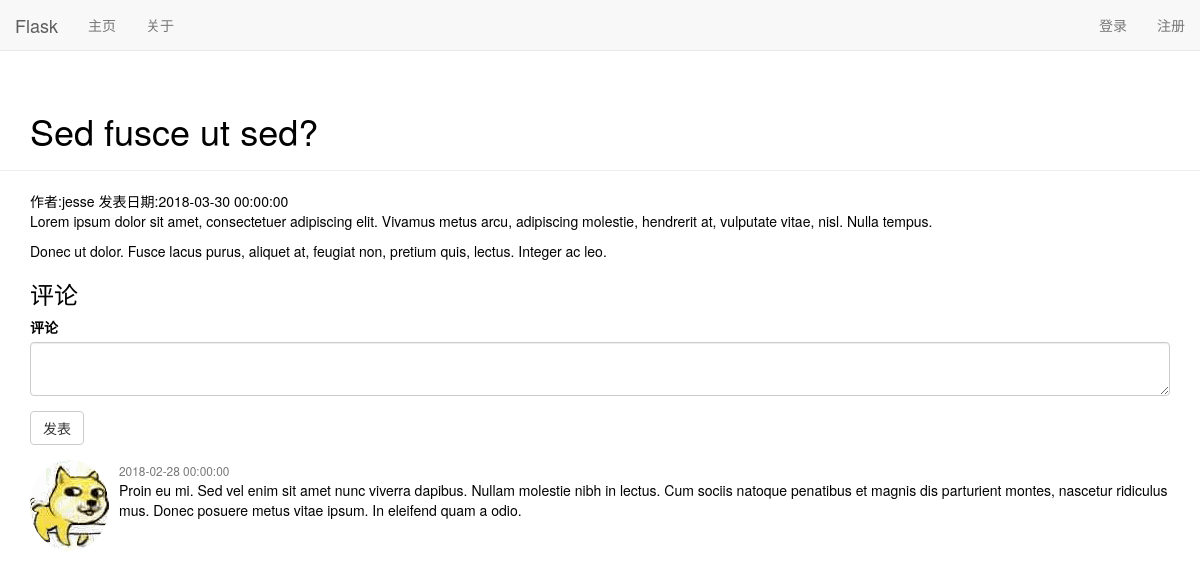
The app's page /post/130 with its own data.
### app/models.py (models this page shows, shortened)
class Post(db.Model):
    __tablename__ = 'posts'
    id = db.Column(db.Integer, primary_key=True)
    title = db.Column(db.String)
    body = db.Column(db.String)
    body_html = db.Column(db.String)
    created = db.Column(db.DateTime, index=True)
    comments = db.relationship('Comment', backref='post')
    author_id = db.Column(db.Integer, db.ForeignKey('users.id'))

class User(UserMixin, db.Model):
    __tablename__ = 'users'
    id = db.Column(db.Integer, primary_key=True)
    name = db.Column(db.String, nullable=True)
    password = db.Column(db.String, nullable=True)
    role_id = db.Column(db.Integer,db.ForeignKey('roles.id'))
    email = db.Column(db.String)
    posts = db.relationship('Post', backref='author')
    comments = db.relationship('Comment', backref='author')
    locale = db.Column(db.String, default='zh')

class Comment(db.Model):
    __tablename__ = 'comments'
    id = db.Column(db.Integer, primary_key=True)
    body = db.Column(db.String)
    created = db.Column(db.DateTime, index=True)
    post_id = db.Column(db.Integer, db.ForeignKey('posts.id'))
    author_id = db.Column(db.Integer, db.ForeignKey('users.id'))

### app/main/views.py (the view)
@main.route('/post/<int:id>', methods=['GET', 'POST'])
def post(id):
    post = Post.query.get_or_404(id)
    form = CommentForm()
    if form.validate_on_submit():
        comment = Comment(author=current_user,
                          body=form.body.data,
                          post=post)
        db.session.add(comment)
        db.session.commit()
    return render_template('posts/detail.html',
                           title=post.title,
                           form=form,
                           post=post)

### app/main/forms.py
class CommentForm(FlaskForm):
    body = PageDownField(label=u'评论', validators=[DataRequired()])
    submit = SubmitField(u'发表')

### app/__init__.py (called while the page is built)
def create_app():
    app = Flask(__name__)
    app.config.from_pyfile('config')
    app.config['SQLALCHEMY_DATABASE_URI'] = \
        'sqlite:///' + path.join(basedir, 'data.sqlite')
    app.config['SQLALCHEMY_COMMIT_ON_TEARDOWN'] = True
    db.init_app(app)
    bootstarp.init_app(app)
    login_manager.init_app(app)
    pagedown.init_app(app)
    Gravatar(app, size=64)
    from .auth import auth as auth_bp
    from .main import main as main_bp
    app.register_blueprint(auth_bp, url_prefix='/auth')
    app.register_blueprint(main_bp)
    @app.template_test('current_link')
    def is_current_link(link):
        return link == request.path
    return app

### app/templates/posts/detail.html
{% extends 'base.html' %}
{% import "bootstrap/wtf.html" as wtf %}
{% block page_body %}
    <div class="container">
        <span>作者:{{ post.author.name }}</span> <span>发表日期:{{ post.created }}</span>
        <div>
            {{ post.body_html | safe }}
        </div>
        <h3>评论</h3>
        <div>
            {{ wtf.quick_form(form) }}
        </div>
        {% for comment in post.comments|sort(attribute='created',reverse=True ) %}
            <div class="media">
                <div class="media-left">
                    <a href="#">
                        <img class="img-rounded img-circle" src="../../static/doge2.gif" />
                    </a>
                </div>
                <div class="media-body">
                    <small class="text-muted">{{ comment.created }}</small>
                    <div>{{ comment.body }}</div>
                </div>
            </div>
        {% endfor %}
    </div>
{% endblock %}

### app/templates/base.html (shortened to what this page needs)
{% extends 'bootstrap/base.html' %}
{% block head %}
    {{ super() }}
    {% include 'includes/_head.html' %}
{% endblock %}
{% block styles %}
    {{ super() }}
    <link rel="stylesheet" href="//cdnjs.cloudflare.com/ajax/libs/twitter-bootstrap/3.3.7/css/bootstrap.min.css">
{% endblock %}
{% block navbar %}
    {% include 'includes/_navbar.html' %}
{% endblock %}
{% block content %}
    {% block header %}
        <header>
            <div class="page-header">
                <div class="container">
                    <h1>{{ title }}</h1>
                </div>
            </div>
        </header>
    {% endblock %}
    {% block page_body %}
    {% endblock %}
{% endblock %}

### app/static/site.css (style rules this page uses)
* { color:#000; }
a, a:visited { color: #000; }

### records on screen
Post: title "Sed fusce ut sed?", created "2018-03-30 00:00:00", body_html "Lorem ipsum dolor sit amet, consectetuer adipiscing elit. Vivamus metus arcu, adipiscing molestie, hendrerit at, vulputate vitae, nisl. Nulla tempus. Donec ut dolor. Fusce lacus purus, aliquet at, feugiat non, pretium quis, lectus. Integer ac leo."
User: author.name "jesse"
Comment: created "2018-02-28 00:00:00", body "Proin eu mi. Sed vel enim sit amet nunc viverra dapibus. Nullam molestie nibh in lectus. Cum sociis natoque penatibus et magnis dis parturient montes, nascetur ridiculus mus. Donec posuere metus vitae ipsum. In eleifend quam a odio."

### other values on screen
{{ ("主页") }} "主页"
{{ ("关于") }} "关于"
{{ ("登录") }} "登录"
{{ ("注册") }} "注册"
